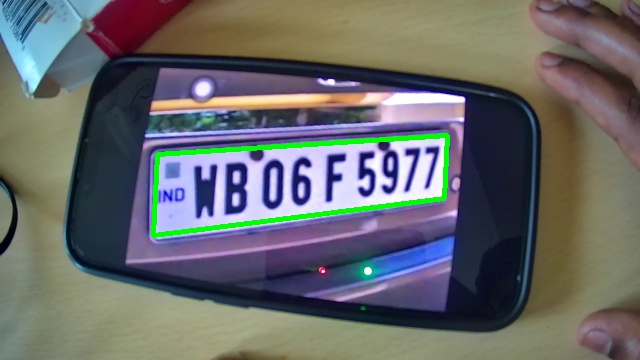
#> input picture images/captured_frame.jpg, 640 x 360 px, given in place of the camera
$ python recognition.py
#> lines starting #> are read from the running program, lines starting #| are printed output that depends on the picture; after the words box and inside, x2 and y2 are one past the last pixel; in counts of white or black regions, pixels touching at a corner belong together
import cv2
import imutils
import numpy as np
import pytesseract
import smtplib

# Create a filename for the saved image
image_filename = "/home/pi/Desktop/captured_frame.jpg"

camera = cv2.VideoCapture(0)

while True:
    ret, frame = camera.read()
#> frame is the input picture: shape (360, 640, 3); mean B, G, R 106.2, 104.9, 103.7
    if not ret:
        print("Failed to capture frame from the webcam")
        break

    # Preprocess the frame
    gray = cv2.cvtColor(frame, cv2.COLOR_BGR2GRAY)
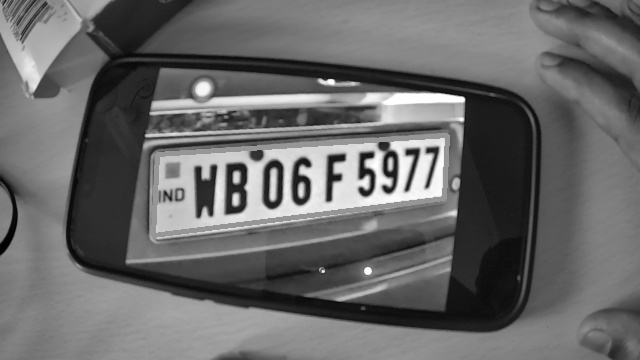
#> gray: shape (360, 640); min 1, max 255, mean 104.7
    gray = cv2.bilateralFilter(gray, 11, 17, 17)
    edged = cv2.Canny(gray, 30, 200)
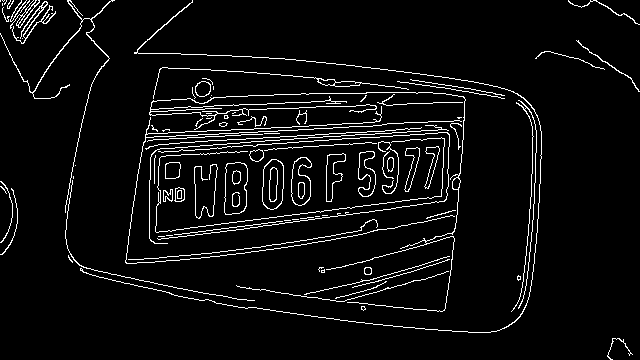
#> edged: shape (360, 640); 5.3% white in thin lines or dots

    # Find contours in the edged image
    cnts = cv2.findContours(edged.copy(), cv2.RETR_TREE, cv2.CHAIN_APPROX_SIMPLE)
#> cnts = 129 contours, 76 with area under 20; largest, box (x1, y1, x2, y2) and area: (224, 162, 248, 215) 1052, (224, 162, 248, 215) 1039, (262, 159, 284, 210) 901, (262, 159, 284, 210) 879, (291, 157, 312, 206) 692
    cnts = imutils.grab_contours(cnts)
    cnts = sorted(cnts, key=cv2.contourArea, reverse=True)[:10]
#> cnts = 10 contours; largest, box (x1, y1, x2, y2) and area: (224, 162, 248, 215) 1052, (224, 162, 248, 215) 1039, (262, 159, 284, 210) 901, (262, 159, 284, 210) 879, (291, 157, 312, 206) 692

    screenCnt = None

    # Loop over the contours to find the number plate contour
    for c in cnts:
        peri = cv2.arcLength(c, True)
        approx = cv2.approxPolyDP(c, 0.018 * peri, True)
        if len(approx) == 4:
            screenCnt = approx
            break
#> this loop made 10 passes
#> peri on passes 1 to 10: 143.9, 141.6, 125.6, 123.3, 144.6, 142.2, 158, 144.3, 141.1, 155.6

    if screenCnt is not None:
        # Draw the contours on the frame
        cv2.drawContours(frame, [screenCnt], -1, (0, 255, 0), 3)

        # Extract the number plate region from the frame
        mask = np.zeros(gray.shape, np.uint8)
        new_image = cv2.drawContours(mask, [screenCnt], 0, 255, -1)
        new_image = cv2.bitwise_and(frame, frame, mask=mask)
        (x, y) = np.where(mask == 255)
        (topx, topy) = (np.min(x), np.min(y))
        (bottomx, bottomy) = (np.max(x), np.max(y))
        cropped = gray[topx:bottomx + 1, topy:bottomy + 1]

        # Perform OCR on the cropped number plate region
        text = pytesseract.image_to_string(cropped, config='--psm 11')

        # Remove trailing and leading spaces
        text = text.strip()

        # Split the string into a list
        word = text.split()

        # Check if the elements of words correspond to a valid vehicle registration number in India
        if len(word) == 4 and len(word[0]) == 2 and len(word[1]) == 2 and len(word[2]) <= 2 and len(word[3]) == 4 and word[0].isalpha() and word[1].isdigit() and word[2].isalpha() and word[3].isdigit():
            # Print the valid vehicle registration number
            print("Detected Number:", text)


            # Email configuration
            sender_email = "sender@gmail.com"
            receiver_email = "receiver@gmail.com"
            email_password = "password"

            # Establish a connection with the SMTP server
            server = smtplib.SMTP('smtp.gmail.com', 587)
            server.starttls()

            try:
                # Login to your email account
                server.login(sender_email, email_password)

                # Compose the email message
                subject = "Detected Number Plate"
                body = f"The detected number is: {text}"
                message = f"Subject: {subject}\n\n{body}"

                # Send the email
                server.sendmail(sender_email, receiver_email, message)
                print("Email sent successfully!")
            except Exception as e:
                print("An error occurred while sending the email:", str(e))

            # Save the captured frame as an image on the desktop
            cv2.imwrite(image_filename, frame)
            cv2.imwrite("/home/pi/Desktop/cropped_img.jpg", cropped)
            print("Image saved on the desktop as 'captured_frame.jpg'")
            print("Image saved on the desktop as 'cropped_img.jpg'")


            # Close the connection to the SMTP server
            server.quit()

    # Display the frame
    cv2.imshow("Frame", frame)

    # Check for key press to exit
    key = cv2.waitKey(1) & 0xFF
#> (key q is pressed here)
    if key == ord("q"):
        break

# Release the webcam and close OpenCV windows
camera.release()
cv2.destroyAllWindows()

$ run again, on images/license plate.jpg
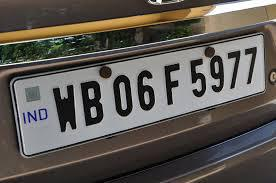
#> input picture images/license plate.jpg, 276 x 183 px, given in place of the camera
#> frame is the input picture: shape (183, 276, 3); mean B, G, R 83.4, 88.9, 93.7
#> `gray = cv2.cvtColor(frame, cv2.COLOR_BGR2GRAY)`:
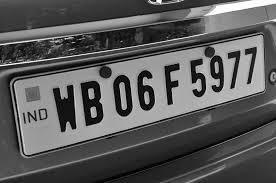
#> gray: shape (183, 276); min 0, max 255, mean 89.7
#> `edged = cv2.Canny(gray, 30, 200)`:
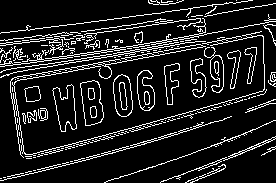
#> edged: shape (183, 276); 12.7% white in thin lines or dots
#> `cnts = cv2.findContours(edged.copy(), cv2.RETR_TREE, cv2.CHAIN_APPROX_..`: cnts = 241 contours, 190 with area under 20; largest, box (x1, y1, x2, y2) and area: (80, 80, 104, 126) 778, (80, 80, 104, 126) 768, (52, 84, 77, 132) 668, (10, 31, 265, 158) 662, (52, 84, 77, 132) 657
#> `cnts = sorted(cnts, key=cv2.contourArea, reverse=True)[:10]`: cnts = 10 contours; largest, box (x1, y1, x2, y2) and area: (80, 80, 104, 126) 778, (80, 80, 104, 126) 768, (52, 84, 77, 132) 668, (10, 31, 265, 158) 662, (52, 84, 77, 132) 657
#> the loop `for c in cnts:` made 10 passes
#> peri on passes 1 to 8: 124.5, 122.2, 164.7, 1896.8, 163.7, 107.4, 105, 118.4
